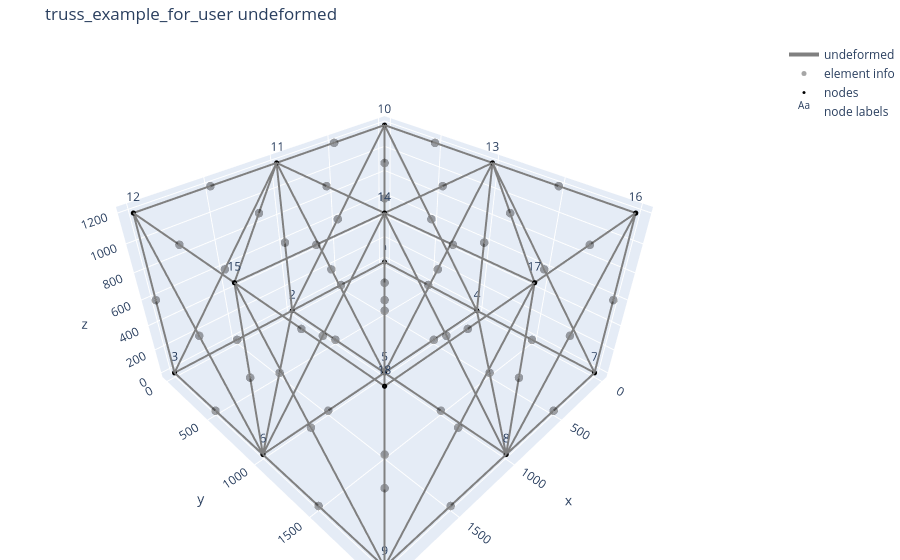
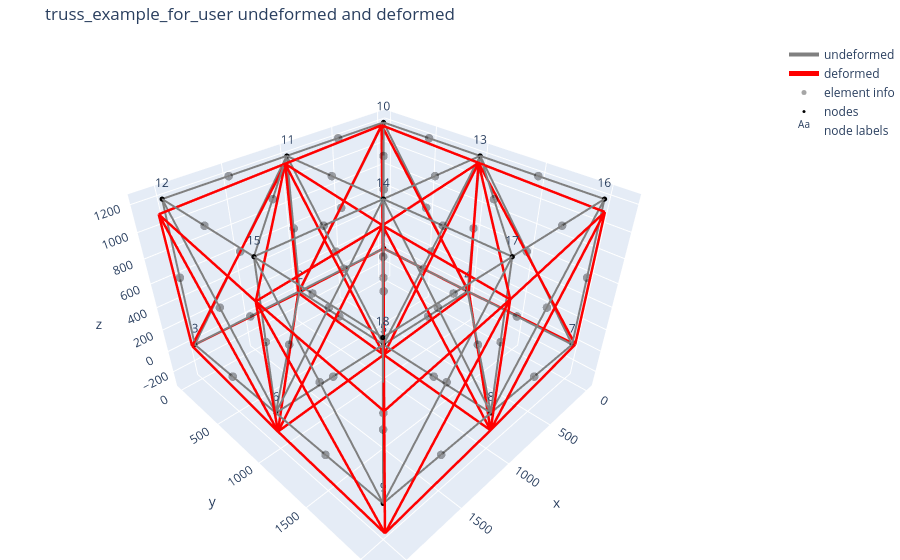

Notebook code cell kept with these figures, in order:
### Code cell
# ============================================================
# PLOTLY PLOTS
# Plot 1  undeformed only
# Plot 2  undeformed plus deformed
# Loads are kept off here because show_member_loads is False.
# ============================================================

fig_undef = plot_structure_plotly(
    clean_model,
    data,
    U=None,
    scale=1.0,
    selector="all",
    show_undeformed=True,
    show_deformed=False,
    show_nodes=True,
    show_node_labels=True,
    show_element_hover=True,
    show_member_loads=True,
    title=f"{clean_model['model_name']} undeformed",
    save_html=str(plotly_undef_html),
    save_png=str(plotly_undef_png),
)

fig_def = plot_structure_plotly(
    clean_model,
    data,
    U=package["results"]["U"],
    scale=50.0,
    selector="all",
    show_undeformed=True,
    show_deformed=True,
    show_nodes=True,
    show_node_labels=True,
    show_element_hover=True,
    show_member_loads=True,
    title=f"{clean_model['model_name']} undeformed and deformed",
    save_html=str(plotly_def_html),
    save_png=str(plotly_def_png),
)

fig_undef.show()
fig_def.show()

print("Saved Plotly plots")
print(plotly_undef_html)
print(plotly_undef_png)
print(plotly_def_html)
print(plotly_def_png)

### Figure 1 — Plotly figure (JSON) as saved in the notebook; plotly's stock layout.template omitted (floating-point values rounded to 4 significant figures; data arrays with more than 128 entries replaced by an {"elided": "..."} marker saying what was removed)
{"data": [{"hoverinfo": "skip", "line": {"color": "gray", "dash": "solid", "width": 4}, "mode": "lines", "name": "undeformed", "type": "scatter3d", "x": {"elided": "159 int values"}, "y": {"elided": "159 int values"}, "z": {"elided": "159 int values"}}, {"hovertemplate": "%{text}<extra></extra>", "marker": {"color": "black", "opacity": 0.35, "size": 5}, "mode": "markers", "name": "element info", "text": ["Element 1<br>type = 3D_truss<br>nodes = 1 to 2<br>section = A1", "Element 2<br>type = 3D_truss<br>nodes = 2 to 3<br>section = A1", "Element 3<br>type = 3D_truss<br>nodes = 4 to 5<br>section = A1", "Element 4<br>type = 3D_truss<br>nodes = 5 to 6<br>section = A1", "Element 5<br>type = 3D_truss<br>nodes = 7 to 8<br>section = A1", "Element 6<br>type = 3D_truss<br>nodes = 8 to 9<br>section = A1", "Element 7<br>type = 3D_truss<br>nodes = 1 to 4<br>section = A1", "Element 8<br>type = 3D_truss<br>nodes = 4 to 7<br>section = A1", "Element 9<br>type = 3D_truss<br>nodes = 2 to 5<br>section = A1", "Element 10<br>type = 3D_truss<br>nodes = 5 to 8<br>section = A1", "Element 11<br>type = 3D_truss<br>nodes = 3 to 6<br>section = A1", "Element 12<br>type = 3D_truss<br>nodes = 6 to 9<br>section = A1", "Element 13<br>type = 3D_truss<br>nodes = 1 to 5<br>section = A2", "Element 14<br>type = 3D_truss<br>nodes = 2 to 6<br>section = A2", "Element 15<br>type = 3D_truss<br>nodes = 4 to 8<br>section = A2", "Element 16<br>type = 3D_truss<br>nodes = 5 to 9<br>section = A2", "Element 17<br>type = 3D_truss<br>nodes = 10 to 11<br>section = A2", "Element 18<br>type = 3D_truss<br>nodes = 11 to 12<br>section = A2", "Element 19<br>type = 3D_truss<br>nodes = 13 to 14<br>section = A2", "Element 20<br>type = 3D_truss<br>nodes = 14 to 15<br>section = A2", "Element 21<br>type = 3D_truss<br>nodes = 16 to 17<br>section = A2", "Element 22<br>type = 3D_truss<br>nodes = 17 to 18<br>section = A2", "Element 23<br>type = 3D_truss<br>nodes = 10 to 13<br>section = A2", "Element 24<br>type = 3D_truss<br>nodes = 13 to 16<br>section = A2", "Element 25<br>type = 3D_truss<br>nodes = 11 to 14<br>section = A2", "Element 26<br>type = 3D_truss<br>nodes = 14 to 17<br>section = A2", "Element 27<br>type = 3D_truss<br>nodes = 12 to 15<br>section = A2", "Element 28<br>type = 3D_truss<br>nodes = 15 to 18<br>section = A2", "Element 29<br>type = 3D_truss<br>nodes = 10 to 14<br>section = A3", "Element 30<br>type = 3D_truss<br>nodes = 11 to 15<br>section = A3", "Element 31<br>type = 3D_truss<br>nodes = 13 to 17<br>section = A3", "Element 32<br>type = 3D_truss<br>nodes = 14 to 18<br>section = A3", "Element 33<br>type = 3D_truss<br>nodes = 1 to 10<br>section = A3", "Element 34<br>type = 3D_truss<br>nodes = 2 to 11<br>section = A3", "Element 35<br>type = 3D_truss<br>nodes = 3 to 12<br>section = A3", "Element 36<br>type = 3D_truss<br>nodes = 4 to 13<br>section = A3", "Element 37<br>type = 3D_truss<br>nodes = 5 to 14<br>section = A3", "Element 38<br>type = 3D_truss<br>nodes = 6 to 15<br>section = A3", "Element 39<br>type = 3D_truss<br>nodes = 7 to 16<br>section = A3", "Element 40<br>type = 3D_truss<br>nodes = 8 to 17<br>section = A3", "Element 41<br>type = 3D_truss<br>nodes = 9 to 18<br>section = A3", "Element 42<br>type = 3D_truss<br>nodes = 10 to 2<br>section = A4", "Element 43<br>type = 3D_truss<br>nodes = 11 to 3<br>section = A4", "Element 44<br>type = 3D_truss<br>nodes = 13 to 5<br>section = A4", "Element 45<br>type = 3D_truss<br>nodes = 14 to 6<br>section = A4", "Element 46<br>type = 3D_truss<br>nodes = 16 to 8<br>section = A4", "Element 47<br>type = 3D_truss<br>nodes = 17 to 9<br>section = A4", "Element 48<br>type = 3D_truss<br>nodes = 10 to 4<br>section = A4", "Element 49<br>type = 3D_truss<br>nodes = 13 to 7<br>section = A4", "Element 50<br>type = 3D_truss<br>nodes = 11 to 5<br>section = A4", "Element 51<br>type = 3D_truss<br>nodes = 14 to 8<br>section = A4", "Element 52<br>type = 3D_truss<br>nodes = 12 to 6<br>section = A4", "Element 53<br>type = 3D_truss<br>nodes = 15 to 9<br>section = A4"], "type": "scatter3d", "x": [500, 1500, 500, 1500, 500, 1500, 0, 0, 1000, 1000, 2000, 2000, 500, 1500, 500, 1500, 500, 1500, 500, 1500, 500, 1500, 0, 0, 1000, 1000, 2000, 2000, 500, 1500, 500, 1500, 0, 1000, 2000, 0, 1000, 2000, 0, 1000, 2000, 500, 1500, 500, 1500, 500, 1500, 0, 0, 1000, 1000, 2000, 2000], "y": [0, 0, 1000, 1000, 2000, 2000, 500, 1500, 500, 1500, 500, 1500, 500, 500, 1500, 1500, 0, 0, 1000, 1000, 2000, 2000, 500, 1500, 500, 1500, 500, 1500, 500, 500, 1500, 1500, 0, 0, 0, 1000, 1000, 1000, 2000, 2000, 2000, 0, 0, 1000, 1000, 2000, 2000, 500, 1500, 500, 1500, 500, 1500], "z": [0, 0, 0, 0, 0, 0, 0, 0, 0, 0, 0, 0, 0, 0, 0, 0, 1200, 1200, 1200, 1200, 1200, 1200, 1200, 1200, 1200, 1200, 1200, 1200, 1200, 1200, 1200, 1200, 600, 600, 600, 600, 600, 600, 600, 600, 600, 600, 600, 600, 600, 600, 600, 600, 600, 600, 600, 600, 600]}, {"hovertemplate": "%{text}<extra></extra>", "marker": {"color": "black", "size": 3}, "mode": "markers", "name": "nodes", "text": ["Node 1", "Node 2", "Node 3", "Node 4", "Node 5", "Node 6", "Node 7", "Node 8", "Node 9", "Node 10", "Node 11", "Node 12", "Node 13", "Node 14", "Node 15", "Node 16", "Node 17", "Node 18"], "type": "scatter3d", "x": [0, 1000, 2000, 0, 1000, 2000, 0, 1000, 2000, 0, 1000, 2000, 0, 1000, 2000, 0, 1000, 2000], "y": [0, 0, 0, 1000, 1000, 1000, 2000, 2000, 2000, 0, 0, 0, 1000, 1000, 1000, 2000, 2000, 2000], "z": [0, 0, 0, 0, 0, 0, 0, 0, 0, 1200, 1200, 1200, 1200, 1200, 1200, 1200, 1200, 1200]}, {"hoverinfo": "skip", "mode": "text", "name": "node labels", "text": ["1", "2", "3", "4", "5", "6", "7", "8", "9", "10", "11", "12", "13", "14", "15", "16", "17", "18"], "textposition": "top center", "type": "scatter3d", "x": [0, 1000, 2000, 0, 1000, 2000, 0, 1000, 2000, 0, 1000, 2000, 0, 1000, 2000, 0, 1000, 2000], "y": [0, 0, 0, 1000, 1000, 1000, 2000, 2000, 2000, 0, 0, 0, 1000, 1000, 1000, 2000, 2000, 2000], "z": [0, 0, 0, 0, 0, 0, 0, 0, 0, 1200, 1200, 1200, 1200, 1200, 1200, 1200, 1200, 1200]}], "layout": {"margin": {"b": 0, "l": 0, "r": 0, "t": 40}, "scene": {"aspectmode": "data", "xaxis": {"title": {"text": "x"}}, "yaxis": {"title": {"text": "y"}}, "zaxis": {"title": {"text": "z"}}}, "showlegend": true, "title": {"text": "truss_example_for_user undeformed"}}}

### Figure 2 — Plotly figure (JSON) as saved in the notebook; plotly's stock layout.template omitted (floating-point values rounded to 4 significant figures; data arrays with more than 128 entries replaced by an {"elided": "..."} marker saying what was removed)
{"data": [{"hoverinfo": "skip", "line": {"color": "gray", "dash": "solid", "width": 4}, "mode": "lines", "name": "undeformed", "type": "scatter3d", "x": {"elided": "159 int values"}, "y": {"elided": "159 int values"}, "z": {"elided": "159 int values"}}, {"hoverinfo": "skip", "line": {"color": "red", "dash": "solid", "width": 5}, "mode": "lines", "name": "deformed", "type": "scatter3d", "x": {"elided": "159 float values"}, "y": {"elided": "159 float values"}, "z": {"elided": "159 float values"}}, {"hovertemplate": "%{text}<extra></extra>", "marker": {"color": "black", "opacity": 0.35, "size": 5}, "mode": "markers", "name": "element info", "text": ["Element 1<br>type = 3D_truss<br>nodes = 1 to 2<br>section = A1", "Element 2<br>type = 3D_truss<br>nodes = 2 to 3<br>section = A1", "Element 3<br>type = 3D_truss<br>nodes = 4 to 5<br>section = A1", "Element 4<br>type = 3D_truss<br>nodes = 5 to 6<br>section = A1", "Element 5<br>type = 3D_truss<br>nodes = 7 to 8<br>section = A1", "Element 6<br>type = 3D_truss<br>nodes = 8 to 9<br>section = A1", "Element 7<br>type = 3D_truss<br>nodes = 1 to 4<br>section = A1", "Element 8<br>type = 3D_truss<br>nodes = 4 to 7<br>section = A1", "Element 9<br>type = 3D_truss<br>nodes = 2 to 5<br>section = A1", "Element 10<br>type = 3D_truss<br>nodes = 5 to 8<br>section = A1", "Element 11<br>type = 3D_truss<br>nodes = 3 to 6<br>section = A1", "Element 12<br>type = 3D_truss<br>nodes = 6 to 9<br>section = A1", "Element 13<br>type = 3D_truss<br>nodes = 1 to 5<br>section = A2", "Element 14<br>type = 3D_truss<br>nodes = 2 to 6<br>section = A2", "Element 15<br>type = 3D_truss<br>nodes = 4 to 8<br>section = A2", "Element 16<br>type = 3D_truss<br>nodes = 5 to 9<br>section = A2", "Element 17<br>type = 3D_truss<br>nodes = 10 to 11<br>section = A2", "Element 18<br>type = 3D_truss<br>nodes = 11 to 12<br>section = A2", "Element 19<br>type = 3D_truss<br>nodes = 13 to 14<br>section = A2", "Element 20<br>type = 3D_truss<br>nodes = 14 to 15<br>section = A2", "Element 21<br>type = 3D_truss<br>nodes = 16 to 17<br>section = A2", "Element 22<br>type = 3D_truss<br>nodes = 17 to 18<br>section = A2", "Element 23<br>type = 3D_truss<br>nodes = 10 to 13<br>section = A2", "Element 24<br>type = 3D_truss<br>nodes = 13 to 16<br>section = A2", "Element 25<br>type = 3D_truss<br>nodes = 11 to 14<br>section = A2", "Element 26<br>type = 3D_truss<br>nodes = 14 to 17<br>section = A2", "Element 27<br>type = 3D_truss<br>nodes = 12 to 15<br>section = A2", "Element 28<br>type = 3D_truss<br>nodes = 15 to 18<br>section = A2", "Element 29<br>type = 3D_truss<br>nodes = 10 to 14<br>section = A3", "Element 30<br>type = 3D_truss<br>nodes = 11 to 15<br>section = A3", "Element 31<br>type = 3D_truss<br>nodes = 13 to 17<br>section = A3", "Element 32<br>type = 3D_truss<br>nodes = 14 to 18<br>section = A3", "Element 33<br>type = 3D_truss<br>nodes = 1 to 10<br>section = A3", "Element 34<br>type = 3D_truss<br>nodes = 2 to 11<br>section = A3", "Element 35<br>type = 3D_truss<br>nodes = 3 to 12<br>section = A3", "Element 36<br>type = 3D_truss<br>nodes = 4 to 13<br>section = A3", "Element 37<br>type = 3D_truss<br>nodes = 5 to 14<br>section = A3", "Element 38<br>type = 3D_truss<br>nodes = 6 to 15<br>section = A3", "Element 39<br>type = 3D_truss<br>nodes = 7 to 16<br>section = A3", "Element 40<br>type = 3D_truss<br>nodes = 8 to 17<br>section = A3", "Element 41<br>type = 3D_truss<br>nodes = 9 to 18<br>section = A3", "Element 42<br>type = 3D_truss<br>nodes = 10 to 2<br>section = A4", "Element 43<br>type = 3D_truss<br>nodes = 11 to 3<br>section = A4", "Element 44<br>type = 3D_truss<br>nodes = 13 to 5<br>section = A4", "Element 45<br>type = 3D_truss<br>nodes = 14 to 6<br>section = A4", "Element 46<br>type = 3D_truss<br>nodes = 16 to 8<br>section = A4", "Element 47<br>type = 3D_truss<br>nodes = 17 to 9<br>section = A4", "Element 48<br>type = 3D_truss<br>nodes = 10 to 4<br>section = A4", "Element 49<br>type = 3D_truss<br>nodes = 13 to 7<br>section = A4", "Element 50<br>type = 3D_truss<br>nodes = 11 to 5<br>section = A4", "Element 51<br>type = 3D_truss<br>nodes = 14 to 8<br>section = A4", "Element 52<br>type = 3D_truss<br>nodes = 12 to 6<br>section = A4", "Element 53<br>type = 3D_truss<br>nodes = 15 to 9<br>section = A4"], "type": "scatter3d", "x": [500, 1500, 500, 1500, 500, 1500, 0, 0, 1000, 1000, 2000, 2000, 500, 1500, 500, 1500, 500, 1500, 500, 1500, 500, 1500, 0, 0, 1000, 1000, 2000, 2000, 500, 1500, 500, 1500, 0, 1000, 2000, 0, 1000, 2000, 0, 1000, 2000, 500, 1500, 500, 1500, 500, 1500, 0, 0, 1000, 1000, 2000, 2000], "y": [0, 0, 1000, 1000, 2000, 2000, 500, 1500, 500, 1500, 500, 1500, 500, 500, 1500, 1500, 0, 0, 1000, 1000, 2000, 2000, 500, 1500, 500, 1500, 500, 1500, 500, 500, 1500, 1500, 0, 0, 0, 1000, 1000, 1000, 2000, 2000, 2000, 0, 0, 1000, 1000, 2000, 2000, 500, 1500, 500, 1500, 500, 1500], "z": [0, 0, 0, 0, 0, 0, 0, 0, 0, 0, 0, 0, 0, 0, 0, 0, 1200, 1200, 1200, 1200, 1200, 1200, 1200, 1200, 1200, 1200, 1200, 1200, 1200, 1200, 1200, 1200, 600, 600, 600, 600, 600, 600, 600, 600, 600, 600, 600, 600, 600, 600, 600, 600, 600, 600, 600, 600, 600]}, {"hovertemplate": "%{text}<extra></extra>", "marker": {"color": "black", "size": 3}, "mode": "markers", "name": "nodes", "text": ["Node 1", "Node 2", "Node 3", "Node 4", "Node 5", "Node 6", "Node 7", "Node 8", "Node 9", "Node 10", "Node 11", "Node 12", "Node 13", "Node 14", "Node 15", "Node 16", "Node 17", "Node 18"], "type": "scatter3d", "x": [0, 1000, 2000, 0, 1000, 2000, 0, 1000, 2000, 0, 1000, 2000, 0, 1000, 2000, 0, 1000, 2000], "y": [0, 0, 0, 1000, 1000, 1000, 2000, 2000, 2000, 0, 0, 0, 1000, 1000, 1000, 2000, 2000, 2000], "z": [0, 0, 0, 0, 0, 0, 0, 0, 0, 1200, 1200, 1200, 1200, 1200, 1200, 1200, 1200, 1200]}, {"hoverinfo": "skip", "mode": "text", "name": "node labels", "text": ["1", "2", "3", "4", "5", "6", "7", "8", "9", "10", "11", "12", "13", "14", "15", "16", "17", "18"], "textposition": "top center", "type": "scatter3d", "x": [0, 1000, 2000, 0, 1000, 2000, 0, 1000, 2000, 0, 1000, 2000, 0, 1000, 2000, 0, 1000, 2000], "y": [0, 0, 0, 1000, 1000, 1000, 2000, 2000, 2000, 0, 0, 0, 1000, 1000, 1000, 2000, 2000, 2000], "z": [0, 0, 0, 0, 0, 0, 0, 0, 0, 1200, 1200, 1200, 1200, 1200, 1200, 1200, 1200, 1200]}], "layout": {"margin": {"b": 0, "l": 0, "r": 0, "t": 40}, "scene": {"aspectmode": "data", "xaxis": {"title": {"text": "x"}}, "yaxis": {"title": {"text": "y"}}, "zaxis": {"title": {"text": "z"}}}, "showlegend": true, "title": {"text": "truss_example_for_user undeformed and deformed"}}}
